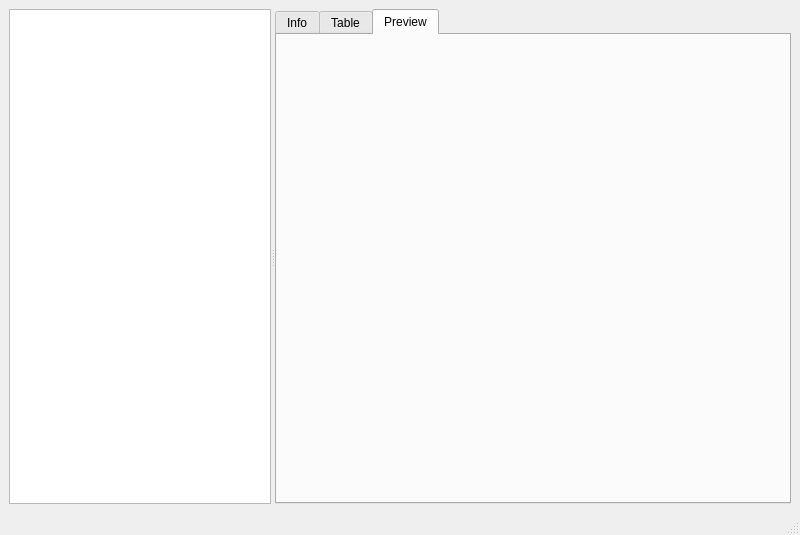
<?xml version="1.0" encoding="UTF-8"?>
<ui version="4.0">
 <class>DBManager</class>
 <widget class="QMainWindow" name="DBManager">
  <property name="geometry">
   <rect>
    <x>0</x>
    <y>0</y>
    <width>800</width>
    <height>535</height>
   </rect>
  </property>
  <property name="windowTitle">
   <string>MainWindow</string>
  </property>
  <widget class="QWidget" name="centralwidget">
   <layout class="QGridLayout" name="gridLayout_3">
    <item row="0" column="0">
     <widget class="QSplitter" name="splitter">
      <property name="sizePolicy">
       <sizepolicy hsizetype="Expanding" vsizetype="Expanding">
        <horstretch>0</horstretch>
        <verstretch>0</verstretch>
       </sizepolicy>
      </property>
      <property name="minimumSize">
       <size>
        <width>696</width>
        <height>0</height>
       </size>
      </property>
      <property name="orientation">
       <enum>Qt::Horizontal</enum>
      </property>
      <widget class="QTreeView" name="treeView">
       <property name="sizePolicy">
        <sizepolicy hsizetype="Preferred" vsizetype="Expanding">
         <horstretch>1</horstretch>
         <verstretch>0</verstretch>
        </sizepolicy>
       </property>
      </widget>
      <widget class="QTabWidget" name="tabWidget">
       <property name="enabled">
        <bool>true</bool>
       </property>
       <property name="sizePolicy">
        <sizepolicy hsizetype="Expanding" vsizetype="Expanding">
         <horstretch>3</horstretch>
         <verstretch>0</verstretch>
        </sizepolicy>
       </property>
       <property name="currentIndex">
        <number>2</number>
       </property>
       <widget class="QWidget" name="infoTab">
        <property name="enabled">
         <bool>true</bool>
        </property>
        <attribute name="title">
         <string>Info</string>
        </attribute>
        <layout class="QGridLayout" name="infoTabLayout"/>
       </widget>
       <widget class="QWidget" name="tableTab">
        <property name="enabled">
         <bool>true</bool>
        </property>
        <attribute name="title">
         <string>Table</string>
        </attribute>
        <layout class="QGridLayout" name="tableTabLayout"/>
       </widget>
       <widget class="QWidget" name="previewTab">
        <property name="enabled">
         <bool>true</bool>
        </property>
        <attribute name="title">
         <string>Preview</string>
        </attribute>
        <layout class="QGridLayout" name="previewTabLayout"/>
       </widget>
      </widget>
     </widget>
    </item>
   </layout>
  </widget>
  <widget class="QMenuBar" name="menubar">
   <property name="geometry">
    <rect>
     <x>0</x>
     <y>0</y>
     <width>800</width>
     <height>25</height>
    </rect>
   </property>
  </widget>
  <widget class="QStatusBar" name="statusbar"/>
 </widget>
 <resources/>
 <connections/>
</ui>
